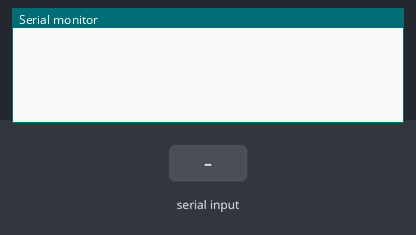
The sketch below on a simulated Arduino Uno, built with avr-gcc and run on an emulated ATmega328P. Parts: the last lines printed to the serial monitor. The test bench sets the inputs (shaded band).

Above: at 1.2 s.
1.3 s: "30,150\n" received over Serial
At 2.0 s:
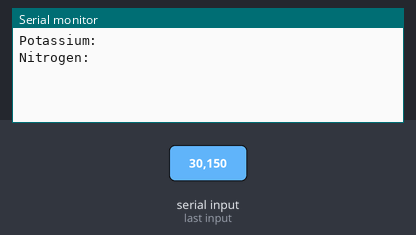
2.8 s: "2\n" received over Serial
At 4.3 s:
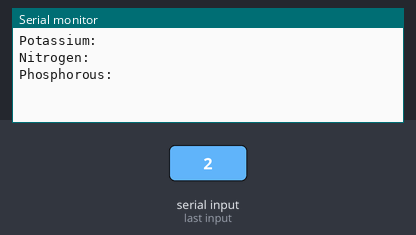

The sketch:

sketch_oct17a.ino
```cpp
int i = 0;
void setup() {
  Serial.begin(115200);
  while ( !Serial ) {}
  }
void loop() {
  if ( Serial.available() ) {
    int i = Serial.read() - 48;
    if ( i == 1 ) {
      Serial.println("Nitrogen: ");
    }
    if ( i == 2 ) {
      Serial.println("Phosphorous: ");
    }
    if ( i == 3 ) {
      Serial.println("Potassium: ");
    }
    i = 0;
  }
}
```

Measured:
- after the input at 1.3 s, the serial monitor: prints a new line at once (image 1)
- after the input at 2.8 s, the serial monitor: prints a new line at once (image 2)
